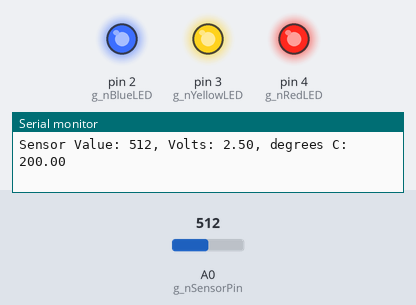
Simulated run of this sketch. Board: Arduino Uno, built with avr-gcc and run on an emulated ATmega328P. Parts: output pins drawn as LEDs (lit = HIGH), the last lines printed to the serial monitor. The test bench sets the inputs (shaded band); at power-on: A0 (g_nSensorPin) = 512.

Above: at 1.2 s.
1.3 s: A0 (g_nSensorPin) set to 178
4.3 s: A0 (g_nSensorPin) set to 165
At 5.5 s:
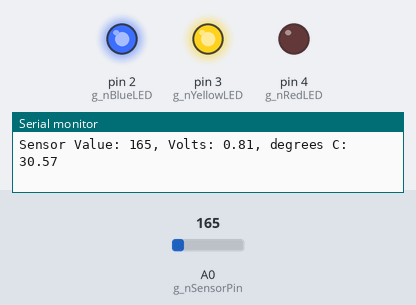
5.8 s: A0 (g_nSensorPin) set to 122
At 7.0 s:
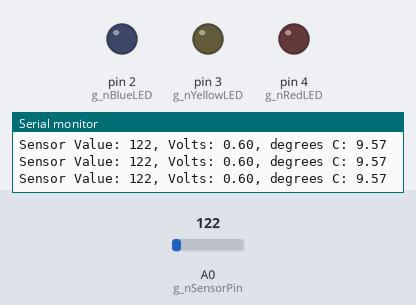
7.3 s: A0 (g_nSensorPin) set to 1023
At 8.5 s:
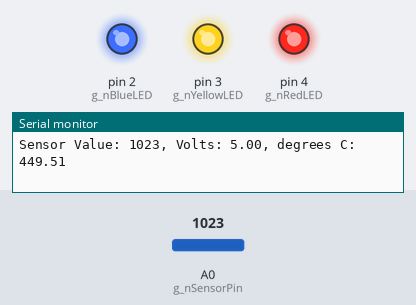
8.8 s: A0 (g_nSensorPin) set to 0
At 10.3 s:
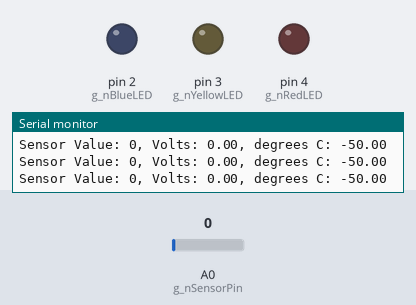
Timing chart, 0 to 11.3 s (numbered marks = the images above; inputs shaded):
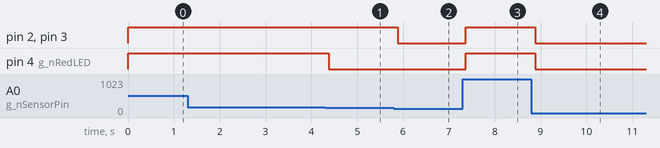

The sketch:

Project3.ino
```cpp
// Love-O-Meter
const int g_nSensorPin = A0;
const float g_fBaselineTemp = 26.0;
int g_nBlueLED = 2;
int g_nYellowLED = 3;
int g_nRedLED = 4;

void setup()
{
    Serial.begin(9600);
    for (int nPin = g_nBlueLED; nPin <= g_nRedLED; nPin++)
    {
        pinMode(nPin, OUTPUT);
        digitalWrite(nPin, LOW);
    }
}

void loop()
{
  int nSensorVal = analogRead(g_nSensorPin);
  Serial.print("Sensor Value: ");
  Serial.print(nSensorVal);

  // convert the ADC reading to voltage
  float fVoltage = nSensorVal / 1024.0 * 5.0;
  Serial.print(", Volts: ");
  Serial.print(fVoltage);

  // convert the voltage to temperature in degrees C
  float fTempInC = (fVoltage - 0.5) * 100;

  Serial.print(", degrees C: ");
  Serial.println(fTempInC);

  if (fTempInC < g_fBaselineTemp + 2.0)
  {
      digitalWrite(g_nBlueLED, LOW);
      digitalWrite(g_nYellowLED, LOW);
      digitalWrite(g_nRedLED, LOW);
  }
  else if (fTempInC >= g_fBaselineTemp + 1.0 && fTempInC < g_fBaselineTemp + 3)
  {
      digitalWrite(g_nBlueLED, HIGH);
      digitalWrite(g_nYellowLED, LOW);
      digitalWrite(g_nRedLED, LOW);
  }
  else if (fTempInC >= g_fBaselineTemp + 3.0 && fTempInC < g_fBaselineTemp + 5.0)
  {
      digitalWrite(g_nBlueLED, HIGH);
      digitalWrite(g_nYellowLED, HIGH);
      digitalWrite(g_nRedLED, LOW);
  }
  else if (fTempInC >= g_fBaselineTemp + 5.0)
  {
      digitalWrite(g_nBlueLED, HIGH);
      digitalWrite(g_nYellowLED, HIGH);
      digitalWrite(g_nRedLED, HIGH);
  }

  delay(1);
}
```

Measured:
- the behaviour switches between 166 and 165 on A0 (g_nSensorPin) (found by bisection; images 0 and 1)
- after the input at 4.3 s, pin 4 (g_nRedLED): HIGH → LOW after 0.08 s
- after the input at 5.8 s, pin 2 (g_nBlueLED), pin 3 (g_nYellowLED): HIGH → LOW after 0.09 s
- after the input at 7.3 s, pin 2 (g_nBlueLED), pin 3 (g_nYellowLED), pin 4 (g_nRedLED): LOW → HIGH after 0.07 s
- after the input at 8.8 s, pin 2 (g_nBlueLED), pin 3 (g_nYellowLED), pin 4 (g_nRedLED): HIGH → LOW after 0.08 s
